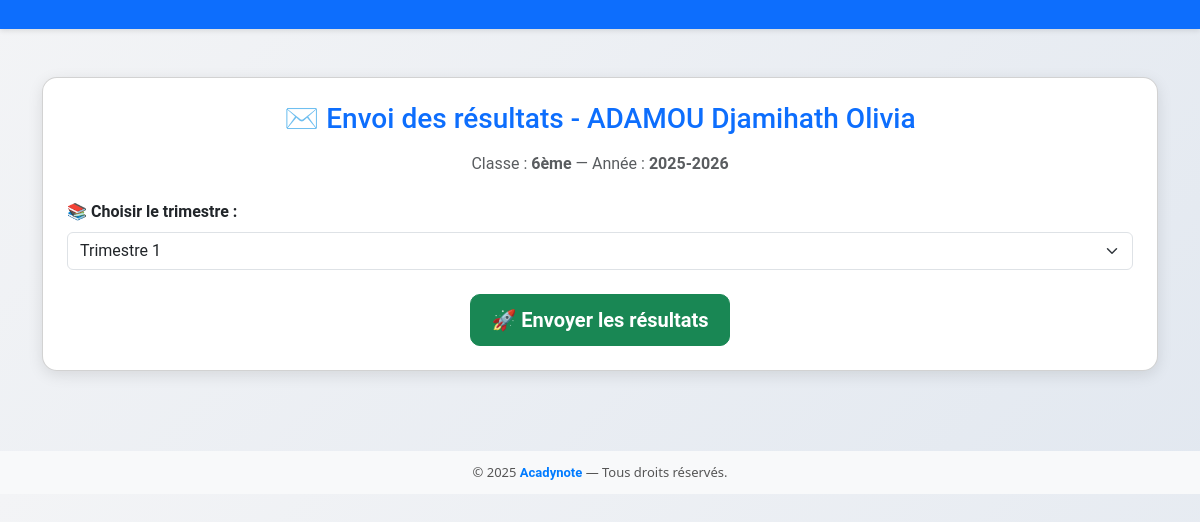
Screenshot of /choisir_trimestre/2/ with the database file from the repository.
### myapp/models.py (models this page shows, shortened)
class Eleve(models.Model):
    nom = models.CharField(max_length=100)
    prenoms = models.CharField(max_length=100)
    classe = models.CharField(max_length=50)
    annee_academique = models.CharField(max_length=50)
    sexe = models.CharField(max_length=10, choices=[('M', 'Masculin'), ('F', 'Feminin')])  # Exemple
    date_enregistrement = models.DateTimeField(auto_now_add=True)
    matricule = models.CharField(max_length=50,null=True)
    telephone_parent = models.CharField(max_length=15, blank=True, null=True)  # exemple
    email_parent = models.CharField(max_length=15, blank=True, null=True)  # exemple
    date_naissance = models.DateField(blank=True, null=True)
    lieu_naissance = models.CharField(max_length=100, blank=True, null=True)
    nationalite = models.CharField(max_length=50, blank=True, null=True)
    profile_eleve = models.ImageField(upload_to="profile_images/", blank=True, null=True)

### myapp/views.py (the view)
# urls.py: path('choisir_trimestre/<int:eleve_id>/', views.choisir_trimestre, name='choisir_trimestre'),
def choisir_trimestre(request, eleve_id):
    eleve = get_object_or_404(Eleve, id=eleve_id)
    if request.method == 'POST':
        trimestre = int(request.POST.get('trimestre'))
        return redirect('envoyer_sms_notes', eleve_id=eleve.id, trimestre=trimestre)
    return render(request, 'email.html', {"eleve": eleve})

### myapp/templates/email.html (shortened to what this page needs)
{% extends 'base.html' %}
{% block content %}
<nav class="navbar navbar-expand-lg navbar-dark bg-primary mb-4">
    <div class="container-fluid text-center justify-content-center">
    </div>
</nav>
<div class="container mt-5">
    <div class="card p-4">
        <h3 class="text-center text-primary mb-3">
            ✉️ Envoi des résultats - {{ eleve.nom }} {{ eleve.prenoms }}
        </h3>
        <p class="text-center text-muted mb-4">
            Classe : <strong>{{ eleve.classe }}</strong> — Année : <strong>{{ eleve.annee_academique }}</strong>
        </p>
        <form method="get" action="{% url 'envoyer_email_notes' eleve.id 1 %}">
            <div class="mb-3">
                <label for="trimestre" class="form-label fw-bold">📚 Choisir le trimestre :</label>
                <select name="trimestre" id="trimestre" class="form-select">
                    <option value="1">Trimestre 1</option>
                </select>
            </div>
            <div class="text-center mt-4">
                <button type="submit" class="btn btn-success btn-lg">
                    🚀 Envoyer les résultats
                </button>
            </div>
        </form>
    </div>
</div>
{% endblock %}

### myapp/templates/base.html (style rules this page uses)
* { font-family: 'Roboto', sans-serif; scroll-behavior: smooth; box-sizing: border-box; transition: all 0.3s ease-in-out; }

### myapp/templates/email.html (style rules this page uses)
body { background: linear-gradient(135deg, #f3f4f6, #e2e8f0); font-family: 'Segoe UI', sans-serif; }
.navbar { border-bottom: 3px solid #0d6efd; box-shadow: 0 2px 5px rgba(0,0,0,0.1); }
.card { border-radius: 15px; box-shadow: 0 4px 15px rgba(0,0,0,0.1); transition: 0.3s; background: white; }
.btn-success { font-weight: 600; border-radius: 10px; padding: 10px 20px; }

### rows the page displays
Eleve: nom "ADAMOU", prenoms "Djamihath Olivia", classe "6ème", annee_academique "2025-2026"
